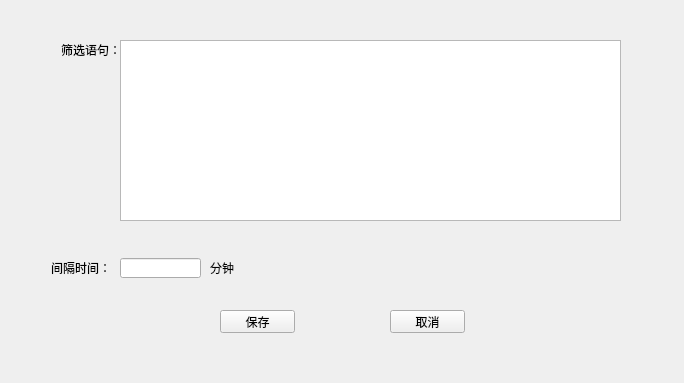
<?xml version="1.0" encoding="UTF-8"?>
<ui version="4.0">
 <class>TraySetting</class>
 <widget class="QWidget" name="TraySetting">
  <property name="geometry">
   <rect>
    <x>0</x>
    <y>0</y>
    <width>684</width>
    <height>383</height>
   </rect>
  </property>
  <property name="windowTitle">
   <string>壁纸切换设置</string>
  </property>
  <widget class="QLabel" name="label">
   <property name="geometry">
    <rect>
     <x>30</x>
     <y>40</y>
     <width>91</width>
     <height>20</height>
    </rect>
   </property>
   <property name="text">
    <string>筛选语句：</string>
   </property>
   <property name="alignment">
    <set>Qt::AlignRight|Qt::AlignTrailing|Qt::AlignVCenter</set>
   </property>
  </widget>
  <widget class="QTextEdit" name="textEdit_sqlWhere">
   <property name="geometry">
    <rect>
     <x>120</x>
     <y>40</y>
     <width>501</width>
     <height>181</height>
    </rect>
   </property>
  </widget>
  <widget class="QLabel" name="label_2">
   <property name="geometry">
    <rect>
     <x>20</x>
     <y>258</y>
     <width>91</width>
     <height>20</height>
    </rect>
   </property>
   <property name="text">
    <string>间隔时间：</string>
   </property>
   <property name="alignment">
    <set>Qt::AlignRight|Qt::AlignTrailing|Qt::AlignVCenter</set>
   </property>
  </widget>
  <widget class="QLineEdit" name="lineEdit_min">
   <property name="geometry">
    <rect>
     <x>120</x>
     <y>258</y>
     <width>81</width>
     <height>20</height>
    </rect>
   </property>
  </widget>
  <widget class="QLabel" name="label_3">
   <property name="geometry">
    <rect>
     <x>210</x>
     <y>258</y>
     <width>91</width>
     <height>20</height>
    </rect>
   </property>
   <property name="text">
    <string>分钟</string>
   </property>
   <property name="alignment">
    <set>Qt::AlignLeading|Qt::AlignLeft|Qt::AlignVCenter</set>
   </property>
  </widget>
  <widget class="QPushButton" name="pushButton_save">
   <property name="geometry">
    <rect>
     <x>220</x>
     <y>310</y>
     <width>75</width>
     <height>23</height>
    </rect>
   </property>
   <property name="text">
    <string>保存</string>
   </property>
  </widget>
  <widget class="QPushButton" name="pushButton_cancel">
   <property name="geometry">
    <rect>
     <x>390</x>
     <y>310</y>
     <width>75</width>
     <height>23</height>
    </rect>
   </property>
   <property name="text">
    <string>取消</string>
   </property>
  </widget>
 </widget>
 <resources/>
 <connections/>
</ui>
